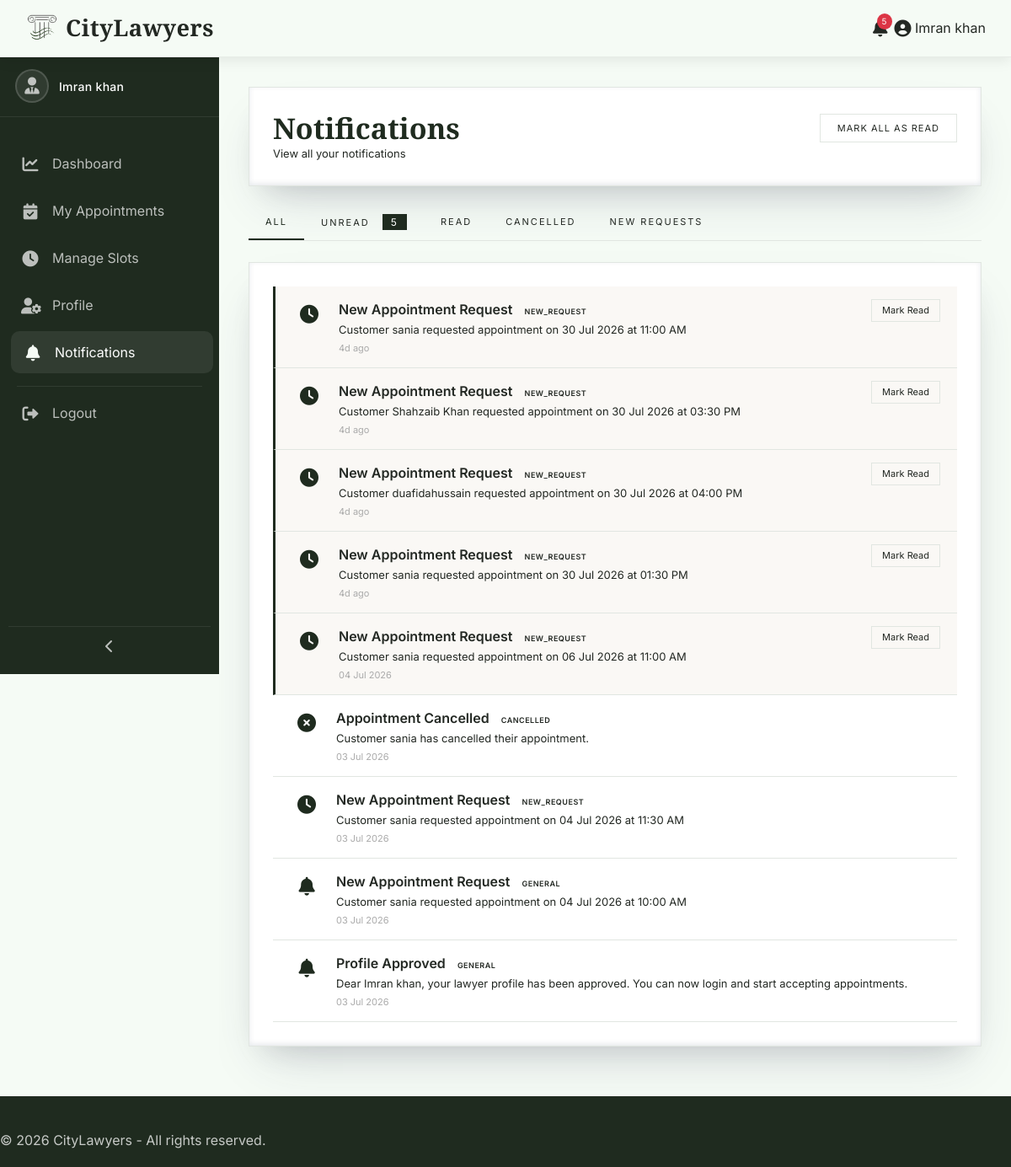
/admin/notifications.php (signed in), run on the app's committed database.
### tables this page shows
CREATE TABLE `notifications` (
  `id` int(11) NOT NULL,
  `user_id` int(11) NOT NULL,
  `user_type` enum('customer','lawyer','admin') NOT NULL,
  `type` varchar(50) NOT NULL DEFAULT 'general',
  `title` varchar(200) NOT NULL,
  `message` text NOT NULL,
  `link` varchar(255) DEFAULT NULL,
  `icon` varchar(50) DEFAULT NULL,
  `is_read` tinyint(1) DEFAULT 0,
  `created_at` timestamp NOT NULL DEFAULT current_timestamp()
);

### admin/notifications.php (called while the page is built, shortened)
<?php
include '../includes/notifications.php';
?>

### includes/functions.php (called while the page is built, shortened)
<?php
function getUnreadCount($user_id, $user_type)
{
    global $conn;
    try {
        $stmt = $conn->prepare("
            SELECT COUNT(*) as count
            FROM notifications
            WHERE user_id = ? AND user_type = ? AND is_read = 0
        ");
        $stmt->execute([$user_id, $user_type]);
        $result = $stmt->fetch(PDO::FETCH_ASSOC);
        return (int)$result['count'];
    } catch (PDOException $e) {
        return 0;
    }
}
function getNotifications($user_id, $user_type, $filter = 'all', $page = 1, $perPage = 15)
{
    global $conn;
    $offset = ($page - 1) * $perPage;
    $conditions = ['user_id = ?', 'user_type = ?'];
    $params = [$user_id, $user_type];
    $whereClause = implode(' AND ', $conditions);
    $paramsCount = count($params);
    try {
        $countSql = "SELECT COUNT(*) as total FROM notifications WHERE $whereClause";
        $countStmt = $conn->prepare($countSql);
        for ($i = 0; $i < $paramsCount; $i++) {
            $countStmt->bindValue($i + 1, $params[$i]);
        }
        $countStmt->execute();
        $total = $countStmt->fetch(PDO::FETCH_ASSOC)['total'];
        $sql = "SELECT * FROM notifications WHERE $whereClause ORDER BY created_at DESC LIMIT ? OFFSET ?";
        $stmt = $conn->prepare($sql);
        for ($i = 0; $i < $paramsCount; $i++) {
            $stmt->bindValue($i + 1, $params[$i]);
        }
        $stmt->bindValue($paramsCount + 1, $perPage, PDO::PARAM_INT);
        $stmt->bindValue($paramsCount + 2, $offset, PDO::PARAM_INT);
        $stmt->execute();
        $notifications = $stmt->fetchAll(PDO::FETCH_ASSOC);
        return [
            'notifications' => $notifications,
            'total' => (int)$total,
            'current_page' => $page,
            'total_pages' => ceil($total / $perPage)
        ];
    } catch (PDOException $e) {
        return [
            'notifications' => [],
            'total' => 0,
            'current_page' => 1,
            'total_pages' => 1
        ];
    }
}
function getNotificationTypes($user_id, $user_type)
{
    global $conn;
    try {
        $stmt = $conn->prepare("
            SELECT DISTINCT type FROM notifications
            WHERE user_id = ? AND user_type = ?
            ORDER BY type
        ");
        $stmt->execute([$user_id, $user_type]);
        return $stmt->fetchAll(PDO::FETCH_COLUMN);
    } catch (PDOException $e) {
        return [];
    }
}
function getNotificationIcon($type)
{
    $icons = [
        'new_request' => 'fa-clock',
        'confirmed' => 'fa-check-circle',
        'completed' => 'fa-check-double',
        'cancelled' => 'fa-times-circle',
        'rescheduled' => 'fa-calendar-alt',
        'approved' => 'fa-check-circle',
        'rejected' => 'fa-times-circle',
        'new_lawyer' => 'fa-user-plus',
        'review_request' => 'fa-star',
        'reminder' => 'fa-bell',
    ];
    return $icons[$type] ?? 'fa-bell';
}
function getNotificationTypeClass($type)
{
    $classes = [
        'new_request' => 'pending',
        'confirmed' => 'confirmed',
        'completed' => 'completed',
        'cancelled' => 'cancelled',
        'rescheduled' => 'warning',
        'approved' => 'confirmed',
        'rejected' => 'cancelled',
        'new_lawyer' => 'info',
        'review_request' => 'info',
        'reminder' => 'warning',
    ];
    return $classes[$type] ?? '';
}
function timeAgo($timestamp)
{
    $time = strtotime($timestamp);
    $diff = time() - $time;
    if ($diff < 604800) return floor($diff / 86400) . 'd ago';
    return date('d M Y', $time);
}
?>

### includes/notifications.php (the view, shortened to what this page needs)
<?php
if (isset($_SESSION['customer_id'])) {
    $user_type = 'customer';
    $user_id = $_SESSION['customer_id'];
    $user_name = $_SESSION['customer_name'];
    $dashboard_link = BASE_URL . 'customer/index.php';
} elseif (isset($_SESSION['lawyer_id'])) {
    $user_type = 'lawyer';
    $user_id = $_SESSION['lawyer_id'];
} elseif (isset($_SESSION['admin_id'])) {
    $user_type = 'admin';
    $user_id = $_SESSION['admin_id'];
    $user_name = 'Admin';
    $dashboard_link = BASE_URL . 'admin/index.php';
}
$filter = isset($_GET['filter']) ? $_GET['filter'] : 'all';
$page = isset($_GET['page']) ? (int)$_GET['page'] : 1;
$perPage = 15;
$result = getNotifications($user_id, $user_type, $filter, $page, $perPage);
$notifications = $result['notifications'];
$types = getNotificationTypes($user_id, $user_type);
include '../includes/header.php';
?>
<link rel="stylesheet" href="<?php echo BASE_URL; ?>assets/css/dashboard.css">
<link rel="stylesheet" href="<?php echo BASE_URL; ?>assets/css/tables.css">
<link rel="stylesheet" href="<?php echo BASE_URL; ?>assets/css/sidebar.css">
<div class="dashboard-wrapper">
    <?php include '../includes/dashboard-sidebar.php'; ?>
    <div class="main-content">
        <div class="dashboard-card">
            <div style="display: flex; justify-content: space-between; align-items: center; flex-wrap: wrap; gap: 10px;">
                <div>
                    <h2 class="dashboard-title" style="margin:0;">Notifications</h2>
                    <p class="dashboard-subtitle">View all your notifications</p>
                </div>
                <div>
                    <?php if ($unread_count > 0): ?>
                        <a href="?mark_all_read=1<?php echo $filter != 'all' ? '&filter=' . $filter : ''; ?>" class="mark-all-btn" onclick="return confirm('Mark all notifications as read?')">Mark All as Read</a>
                    <?php endif; ?>
                </div>
            </div>
        </div>
        <div class="filter-tabs">
            <a href="?filter=all" class="filter-tab <?php echo $filter == 'all' ? 'active' : ''; ?>">All</a>
            <a href="?filter=unread" class="filter-tab <?php echo $filter == 'unread' ? 'active' : ''; ?>">
                Unread
                <?php if ($unread_count > 0): ?>
                    <span class="notification-count"><?php echo $unread_count; ?></span>
                <?php endif; ?>
            </a>
            <a href="?filter=read" class="filter-tab <?php echo $filter == 'read' ? 'active' : ''; ?>">Read</a>
            <?php
            $typeLabels = [
                'new_request' => 'New Requests',
                'confirmed' => 'Confirmed',
                'cancelled' => 'Cancelled',
                'completed' => 'Completed',
                'rescheduled' => 'Rescheduled',
                'approved' => 'Approved',
                'rejected' => 'Rejected',
                'review_request' => 'Review Request',
                'new_lawyer' => 'New Lawyers',
            ];
            foreach ($types as $type):
                if (isset($typeLabels[$type])):
            ?>
                <a href="?filter=<?php echo $type; ?>" class="filter-tab <?php echo $filter == $type ? 'active' : ''; ?>"><?php echo $typeLabels[$type]; ?></a>
            <?php endif; endforeach; ?>
        </div>
        <div class="dashboard-card">
            <?php if (count($notifications) > 0): ?>
                <?php foreach ($notifications as $notif): ?>
                    <div class="notification-item <?php echo $notif['is_read'] ? '' : 'unread'; ?>"
                         onclick="window.location.href='<?php echo $notif['link'] ? BASE_URL . $user_type . '/' . $notif['link'] : '#'; ?>'">
                        <div class="notification-icon">
                            <i class="fas <?php echo getNotificationIcon($notif['type']); ?>"></i>
                        </div>
                        <div class="notification-content">
                            <div class="notification-title">
                                <?php echo htmlspecialchars($notif['title']); ?>
                                <span class="status-badge <?php echo getNotificationTypeClass($notif['type']); ?>">
                                    <?php echo ucfirst($notif['type']); ?>
                                </span>
                            </div>
                            <div class="notification-message">
                                <?php echo htmlspecialchars($notif['message']); ?>
                            </div>
                            <div class="notification-time">
                                <?php echo timeAgo($notif['created_at']); ?>
                            </div>
                        </div>
                        <div class="notification-actions">
                            <?php if (!$notif['is_read']): ?>
                                <a href="?read=<?php echo $notif['id']; ?>&filter=<?php echo $filter; ?>"
                                   class="mark-read-btn"
                                   onclick="event.stopPropagation();"
                                   title="Mark as read">Mark Read</a>
                            <?php endif; ?>
                        </div>
                    </div>
                <?php endforeach; ?>
            <?php endif; ?>
        </div>
    </div>
</div>
<?php include '../includes/dashboard-footer.php'; ?>

### assets/css/global.css (style rules this page uses)
:root { --primary-color: #1F2B1F; --accent-color: #2F5D3A; --sidebar-light: #445544; --secondary-color: #F5FBF5; --surface-color: #FFFFFF; --surface-alt: #F7F8F6; --charcoal-black: #171C17; --charcoal-light: #232A23; --text-dark: #232823; --text-gray: rgba(255,255,255,.75); --text-muted: #98A09A; --text-white: #FFFFFF; --muted-white: #E9ECE8; --icon-gray: #BFC6BF; --border-color: #E1E6E1; --border-light: #EFF2EF; --border-soft: 1px solid rgba(142,247,43,.18); --card-radius: 14px; --white: #FFFFFF; --success: #2F7D32; --warning: #9A6A14; --danger: #B23B3B; --info: #2E5C86; --status-pending-bg: #F7ECD1; --status-pending-text: #8C650F; --status-approved-bg: #DDECDC; --status-approved-text: #2F6A33; --status-rejected-bg: #F3DEDE; --status-rejected-text: #9A3737; --status-confirmed-bg: #DDECDC; --status-confirmed-text: #2F6A33; --status-completed-bg: #DFE9F5; --status-completed-text: #2E5C86; --status-cancelled-bg: #F3DEDE; --status-cancelled-text: #9A3737; --btn-primary-bg: var(--primary-color); --btn-primary-hover: #172117; --btn-accent-bg: var(--accent-color); --btn-accent-hover: #23482D; --btn-approve-bg: #2F7D32; --btn-reject-bg: #B23B3B; --btn-delete-bg: #232823; --btn-delete-text: #E1E6E1; --btn-text: #FFFFFF; --shadow-sm: 0 8px 20px rgba(0,0,0,.05); --shadow-md: 0 18px 35px rgba(0,0,0,.10); --shadow-lg: rgba(50,50,93,.18) 0 30px 60px -20px, rgba(0,0,0,.14) 0 18px 35px -18px, rgba(10,37,64,.10) 0 -2px 6px inset; --shadow-hover: 0 45px 80px rgba(0,0,0,.22), 0 18px 40px rgba(0,0,0,.12), 0 30px 55px rgba(0,0,0,.14); --shadow-green-strong: 0 20px 60px rgba(47, 93, 58, 0.30), 0 10px 30px rgba(31, 43, 31, 0.12), 0 0 80px rgba(47, 93, 58, 0.08); --transition-fast: .25s ease; --transition: .4s ease; --transition-slow: .55s cubic-bezier(.2,.8,.2,1); --gradient-overlay: radial-gradient( circle at center, rgba(38, 85, 38, 0) 0%, rgba(18,30,18,.70) 45%, rgba(6,8,6,.92) 100% ); --sidebar-gradient: linear-gradient( 180deg, var(--charcoal-black) 0%, #263326 35%, var(--primary-color) 75%, #314931 100% ); }
* { margin: 0; padding: 0; box-sizing: border-box; }
html { scroll-behavior: smooth; }
body { font-family: 'Inter', sans-serif; background: var(--secondary-color); color: var(--text-dark); overflow-x: hidden; }
h1, h2, h3, h4, h5, h6 { font-family: 'Cormorant Garamond', serif; font-weight: 600; }
a { text-decoration: none; }

### assets/css/dashboard.css (style rules this page uses)
:root { --sidebar-width: 260px; --sidebar-collapse: 70px; --navbar-height: 66px; }
html, body { margin: 0; padding: 0; }
.dashboard-wrapper { display: block; margin-left: var(--sidebar-width); min-height: calc(100vh - var(--navbar-height, 66px)); transition: margin-left 0.35s ease; }
.main-content { min-width: 0; padding: 35px; background: var(--secondary-color); overflow-x: hidden; overflow-y: auto; }
.dashboard-card { background: var(--surface-color); border: 1px solid var(--border-color); padding: 28px; margin-bottom: 24px; box-shadow: var(--shadow-lg); }
.dashboard-title { font-family: 'Cormorant Garamond', serif; font-size: 34px; color: var(--primary-color); margin: 0 0 10px; }
.dashboard-subtitle { margin: 0; color: var(--text-light); font-size: 13px; }

### assets/css/tables.css (style rules this page uses)
.filter-tabs { display: flex; gap: 0; margin-bottom: 25px; border-bottom: 1px solid var(--border-color); }
.filter-tab { padding: 10px 20px; font-size: 11px; letter-spacing: 2px; text-transform: uppercase; color: var(--text-light); text-decoration: none; border-bottom: 2px solid transparent; transition: 0.3s; }
.filter-tab.active { color: var(--primary-color); border-bottom-color: var(--primary-color); }
.status-badge { padding: 4px 10px; font-size: 10px; letter-spacing: 1px; text-transform: uppercase; display: inline-block; }

### assets/css/sidebar.css (style rules this page uses)
:root { --sidebar-width: 260px; --sidebar-collapsed: 70px; --sidebar-bg: var(--primary-color); --sidebar-hover: rgba(255,255,255,.08); --text-muted: rgba(255,255,255,.7); --text-active: #fff; }

### data on the page
notifications: title "New Appointment Request", type "NEW_REQUEST", message "Customer sania requested appointment on 30 Jul 2026 at 11:00 AM", created_at "4d ago"
notifications: title "New Appointment Request", type "NEW_REQUEST", message "Customer Shahzaib Khan requested appointment on 30 Jul 2026 at 03:30 PM", created_at "4d ago"
notifications: title "New Appointment Request", type "NEW_REQUEST", message "Customer duafidahussain requested appointment on 30 Jul 2026 at 04:00 PM", created_at "4d ago"
notifications: title "New Appointment Request", type "NEW_REQUEST", message "Customer sania requested appointment on 30 Jul 2026 at 01:30 PM", created_at "4d ago"
notifications: title "New Appointment Request", type "NEW_REQUEST", message "Customer sania requested appointment on 06 Jul 2026 at 11:00 AM", created_at "04 Jul 2026"
notifications: title "Appointment Cancelled", type "CANCELLED", message "Customer sania has cancelled their appointment.", created_at "03 Jul 2026"
notifications: title "New Appointment Request", type "NEW_REQUEST", message "Customer sania requested appointment on 04 Jul 2026 at 11:30 AM", created_at "03 Jul 2026"
notifications: title "New Appointment Request", type "GENERAL", message "Customer sania requested appointment on 04 Jul 2026 at 10:00 AM", created_at "03 Jul 2026"
notifications: title "Profile Approved", type "GENERAL", message "Dear Imran khan, your lawyer profile has been approved. You can now login and start accepting appointments.", created_at "03 Jul 2026"

### other printed values
SITE_NAME "CityLawyers"
$unread_count "5"
$user_name "Imran khan"
$typeLabels[$type] "CANCELLED"
$typeLabels[$type] "NEW REQUESTS"
